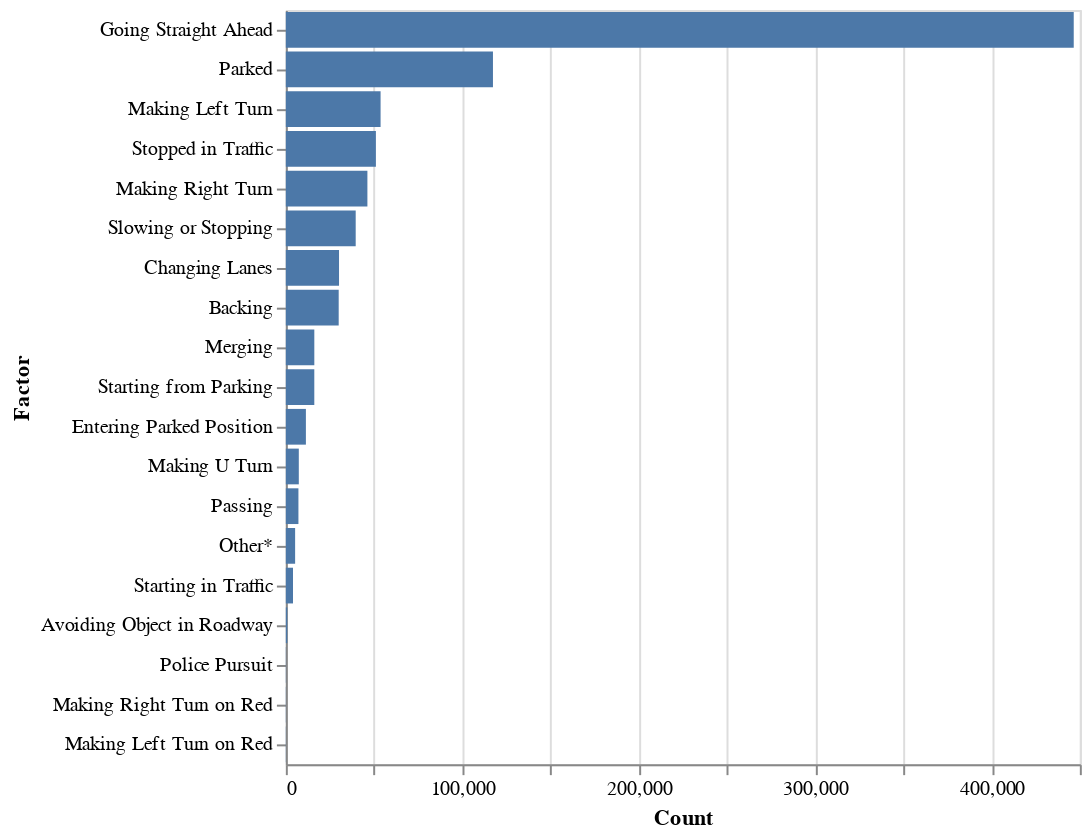

Notebook code cell kept with this figure:
### Code cell
alt.Chart(pre_crash_combined_df).mark_bar().encode(
    x='Count:Q',
    y=alt.Y('Factor:N', sort='-x')
)

### Figure 1 — Vega-Lite specification as saved in the notebook (floating-point values rounded to 4 significant figures)
{"config": {"view": {"continuousWidth": 400, "continuousHeight": 300}}, "data": {"name": "data-cab0e0d013e7a5406cae08dac83e5c1e"}, "mark": "bar", "encoding": {"x": {"type": "quantitative", "field": "Count"}, "y": {"type": "nominal", "field": "Factor", "sort": "-x"}}, "$schema": "https://vega.github.io/schema/vega-lite/v4.8.1.json", "datasets": {"data-cab0e0d013e7a5406cae08dac83e5c1e": [{"Factor": "Going Straight Ahead", "Count": 446540}, {"Factor": "Parked", "Count": 117386}, {"Factor": "Making Left Turn", "Count": 53697}, {"Factor": "Stopped in Traffic", "Count": 51042}, {"Factor": "Making Right Turn", "Count": 46225}, {"Factor": "Slowing or Stopping", "Count": 39591}, {"Factor": "Changing Lanes", "Count": 30142}, {"Factor": "Backing", "Count": 29954}, {"Factor": "Merging", "Count": 16141}, {"Factor": "Starting from Parking", "Count": 16132}, {"Factor": "Entering Parked Position", "Count": 11367}, {"Factor": "Making U Turn", "Count": 7349}, {"Factor": "Passing", "Count": 7134}, {"Factor": "Other*", "Count": 5261}, {"Factor": "Starting in Traffic", "Count": 4059}, {"Factor": "Avoiding Object in Roadway", "Count": 832}, {"Factor": "Police Pursuit", "Count": 137}, {"Factor": "Making Right Turn on Red", "Count": 108}, {"Factor": "Making Left Turn on Red", "Count": 103}]}}
